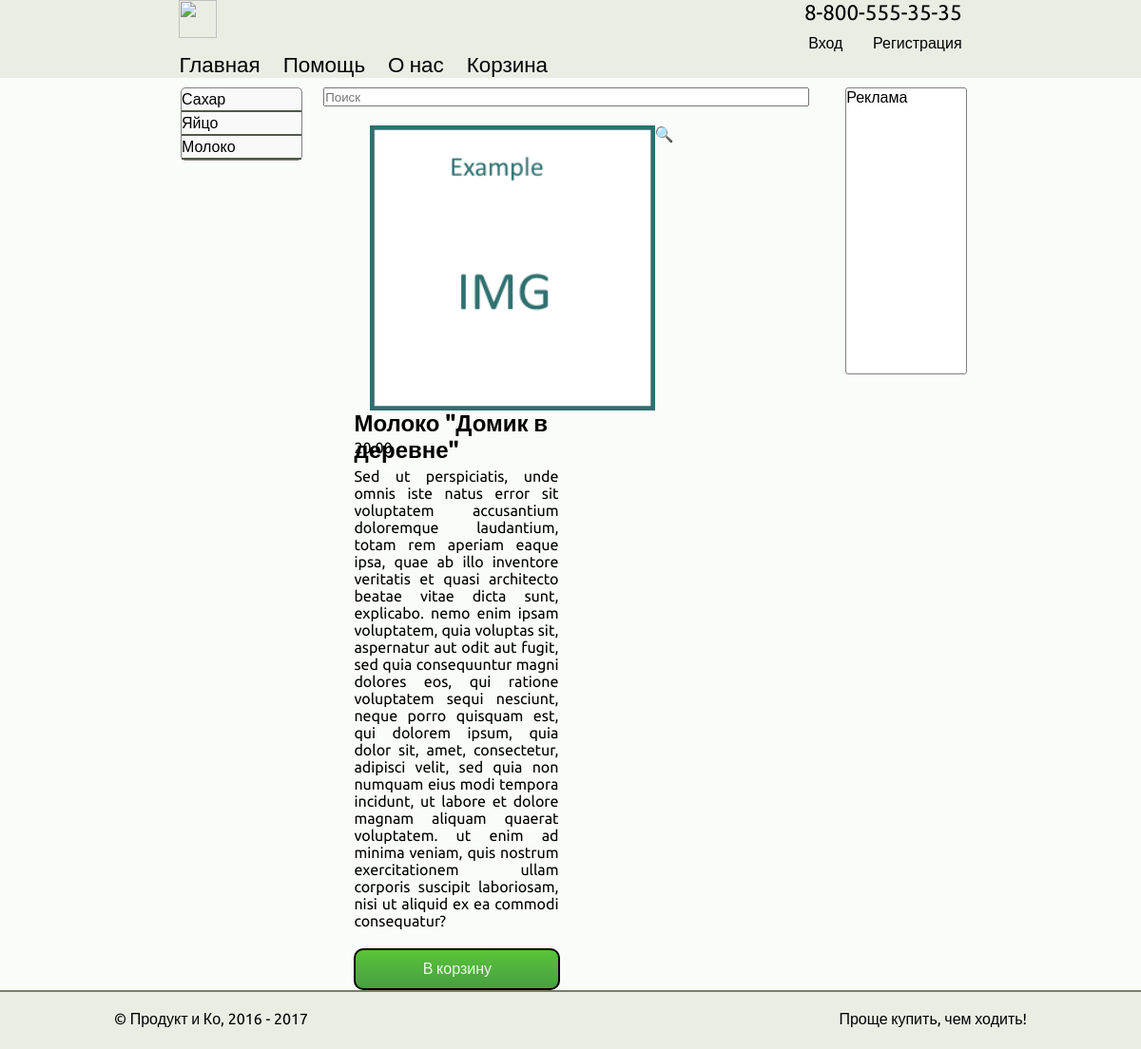
Screenshot of /product.php?id=1 with the database file from the repository.
### tables this page shows
CREATE TABLE `categories` (
  `id` int(11) NOT NULL,
  `name` varchar(100) NOT NULL,
  `cat_id` varchar(100) NOT NULL
);

CREATE TABLE `products` (
  `id` int(100) NOT NULL,
  `name` varchar(100) NOT NULL,
  `price` decimal(8,2) NOT NULL,
  `description` text NOT NULL,
  `image` varchar(100) NOT NULL,
  `category` varchar(100) NOT NULL
);

### functions_db.php (called while the page is built, shortened)
<?php
     function db_connect()
     {
        $host = 'localhost';
        $user = 'root';
        $password = 'Lemniskata 01';
        $db='shop';
        $connection = mysql_connect($host,$user,$password);
        return $connection;
     }
     function db_result_to_array($result)
     {
        $count=0;
        $res_array = array();
        while($row = mysql_fetch_array($result))
        {
            $res_array[$count]=$row;
            $count++;
        }
        return $res_array;
     }
    function get_cat()
     {
        $query = "SELECT * FROM categories ORDER BY id DESC";
        $result = mysql_query($query);
        $result1 = db_result_to_array($result);
        return $result1;
     }
     function get_product($id)
     {
        $query= ("SELECT * FROM products WHERE id='$id'");
        $result = mysql_query($query);
        $row = mysql_fetch_array($result);
        return $row;
     }
?>

### product.php (the view)
<?include 'functions_db.php';?>
<html>
	<head>
		<? require_once "blocks/head.php"; ?>
	</head>
	<header>
		<? require_once "blocks/header.php"; ?>
	</header>
	<body>
		<div class="wrapper">
			<div class="left">
                <?
                  $categories = get_cat();
                  foreach($categories as $item):
                ?>
			     <a href="index.php?view=cat ? cat_id=<?php echo $item['cat_id'] ?>"><?php echo $item['name'] ?></a>
                <?endforeach?>
			</div>
            <div class="center">
				<div class="search">
					<form action="handler.php">
					   <p><input maxlength="25" size="40" placeholder="Поиск"></p>
					</form>
				</div>
				<a href="#" onClick="sdsd();">&#128269;</a>
                <?php
                $id = $_GET['id'];
                $product = get_product($id);
                ?>
				<div class="img_prod">
					<img src="./img/<?php echo $product['image'] ?>">
				</div>
				<div class="description">
					<div class="name">
						<h2><?php echo $product['name']?></h2>
                        <?php echo $product['price']?>
					</div>
					<div class="decr">
						Sed ut perspiciatis, unde omnis iste natus error sit voluptatem accusantium doloremque laudantium, totam rem aperiam eaque ipsa, quae ab illo inventore veritatis et quasi architecto beatae vitae dicta sunt, explicabo. nemo enim ipsam voluptatem, quia voluptas sit, aspernatur aut odit aut fugit, sed quia consequuntur magni dolores eos, qui ratione voluptatem sequi nesciunt, neque porro quisquam est, qui dolorem ipsum, quia dolor sit, amet, consectetur, adipisci velit, sed quia non numquam eius modi tempora incidunt, ut labore et dolore magnam aliquam quaerat voluptatem. ut enim ad minima veniam, quis nostrum exercitationem ullam corporis suscipit laboriosam, nisi ut aliquid ex ea commodi consequatur?
					</div>
					<a href="add_to_cart.php?id=<?php echo $product['id']?>" onClick="">
					<div class="But_Add">
						<div class="text">
							В корзину
						</div>
					</div>
					</a>
				</div>
			</div>
			<div class="right">
				Реклама
			</div>
		</div>
	</body>
	<footer>
		<? require_once "blocks/footer.php"; ?>
	</footer>
</html>

### css/styles.css (style rules this page uses)
* { margin: 0; padding: 0; text-decoration: none; width: 100%; height: 100%; font-family: 'Ubuntu', sans-serif; z-index:1; }
header { width:98%; padding-left: 1%; padding-right: 1%; background: #e9ede3; height: auto; }
a { text-decoration:none; color: black; }
body { background: #fafcf9; }
.wrapper { height: 85%; width: 70%; margin-left: 15%; margin-right: 15%; margin-top: 10px; background: #fafcf9; }
.wrapper .left { height: auto; width: 15%; background: #F9F9F9; margin-left: 10px; float: left; border: 1px solid gray; border-radius: 5px; z-index: 2; }
.wrapper .left a { height: auto; width: 100%; padding-top: 2px; padding-bottom: 2px; float: left; border-bottom: 2px solid #4d5b46; z-index: 1; }
.wrapper .center { height: auto; width: 64%; background: #fafcf9; float: left; margin-left: 2%; }
.wrapper .right { width: 15%; height: auto; background: cyan; float: left; margin-left: 2%; border: 1px solid gray; border-radius: 10px 0px 10px 0px; }
.wrapper .center .img_prod { margin-left: 10%; width:auto; float:left; height:auto; background:cyan; }
.wrapper .center .img_prod img { width:300px; height:300px; }
.wrapper .center .description { margin-left: 7%; width: 40%; height:auto; background:#fafcf9; float:left; }
.wrapper .center .description .name { width:auto; height: 30px; background: #fafcf9; float:left; }
.wrapper .center .description .decr { text-align:justify; margin-top: 30px; height:auto; float:left; }
.wrapper .center .description .But_Add { float:left; width:99%; height: 40px; background: #59c438; background: linear-gradient(to top, #499e43, #59c438); Color: #ecf9e5; margin-top: 20px; border: 2px solid black; border-radius: 10px; }
.wrapper .center .description .But_Add .text { text-align:center; padding-top: 10px; }
.wrapper .center .search { height:20px; width: 95%; margin-left: 1%; margin-right: 1%; margin-bottom:20px; float:left; }
footer { border-top: 2px solid #777f67; float:left; width:100%; height: 60px; background:#e9ede3; }
.wrapper .right { width: 15%; height: 300px; background: white; float: left; margin-left: 2%; border: 1px solid gray; border-radius: 3px 3px 3px 3px; }

### rows the page displays
categories: name "Сахар"
categories: name "Яйцо"
categories: name "Молоко"
products: image (picture), name "Молоко \"Домик в деревне\"", price "20.00"
